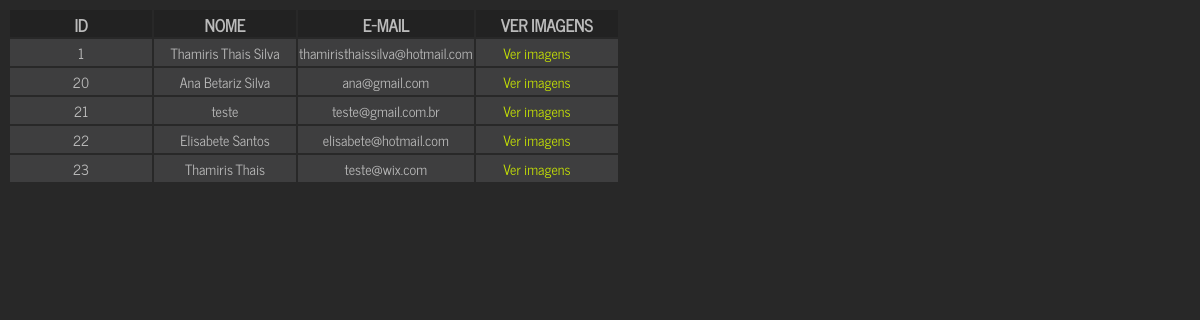
Screenshot of /01administrador/imagens_cadastradas.php (signed in) with the database file from the repository.
### tables this page shows
CREATE TABLE `usuarios` (
  `id` int(11) NOT NULL,
  `nome` varchar(220) NOT NULL,
  `email` varchar(520) NOT NULL,
  `senha` varchar(50) NOT NULL,
  `niveis_acesso_id` int(11) NOT NULL,
  `created` datetime NOT NULL,
  `modified` datetime NOT NULL,
  `endereco` varchar(90) NOT NULL
);

### 01administrador/imagens_cadastradas.php (the view, shortened to what this page needs)
<!DOCTYPE html>
<html lang = "pt-br">
<head>
 <link href="css/style2.css" rel="stylesheet" type="text/css" />
  <link href="http://localhost/Sites/bagull_fotografia/css/colour.css" rel="stylesheet" type="text/css" />
</head>
<body>
	<form method = "POST" action = "img_cliente.php">
		<?php
			include('conexao.php');
			echo'<table id = "alter">';
				echo'<tr class = "cabecalho">';
					echo'<th><b>ID</b></th>';
					echo'<th><b>NOME</b</th>';
					echo'<th><b>E-MAIL</b</th>';
					echo'<th colspan = "2"><b>VER IMAGENS</b</th>';
				echo'</tr>';
				$result = "SELECT * FROM usuarios ";
				$query = mysqli_query($conn,$result);
				while($registro = mysqli_fetch_array($query))
				{
				echo'<tr class = "celulas">';
					echo'<td>' . $registro['id'] . '</td>';
					echo'<td>' . $registro['nome'] . '</td>';
					echo'<td>' . $registro['email'] . '</td>';
					echo '<td><a href=\'exibir.php?email2='.$registro['email'].'\'>Ver imagens &nbsp &nbsp &nbsp </a></td>';
				echo'</tr>';
				}
			echo"</table>";
		?>
	</form>
</body>
</html>

### 01administrador/css/style2.css (style rules this page uses)
body { font: normal .80em arial, sans-serif; }
a, a:hover { outline: none; text-decoration: none; }
table#alter tr.cabecalho th { background:#222; width:140px; height:25px; text-align:center; font: 130% 'News Cycle', arial, sans-serif; }
table#alter tr.celulas td { background:#3e3e3f; width:140px; height:25px; text-align:center; font: 110% 'News Cycle', arial, sans-serif; position:center; }

### css/colour.css (style rules this page uses)
body { background: #282828 url(../images/2.png); color: #BBB; }
a, a:hover { color: #C5E105; }

### rows the page displays
usuarios: id "1", nome "Thamiris Thais Silva", email "thamiristhaissilva@hotmail.com"
usuarios: id "20", nome "Ana Betariz Silva", email "ana@gmail.com"
usuarios: id "21", nome "teste", email "teste@gmail.com.br"
usuarios: id "22", nome "Elisabete Santos", email "elisabete@hotmail.com"
usuarios: id "23", nome "Thamiris Thais", email "teste@wix.com"
